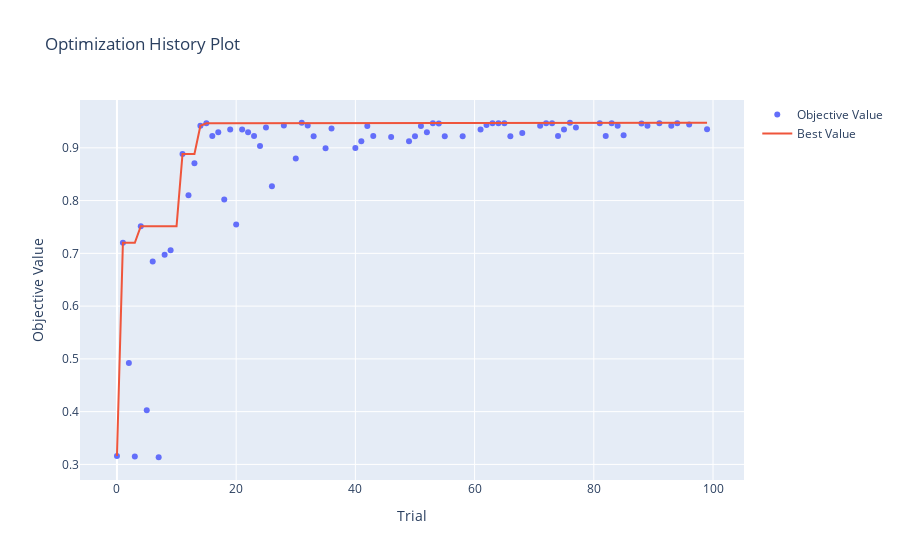
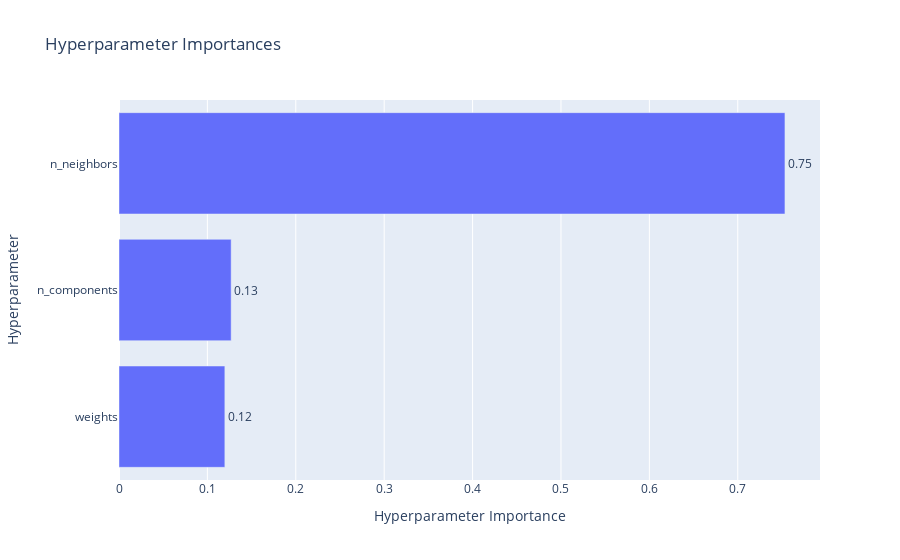
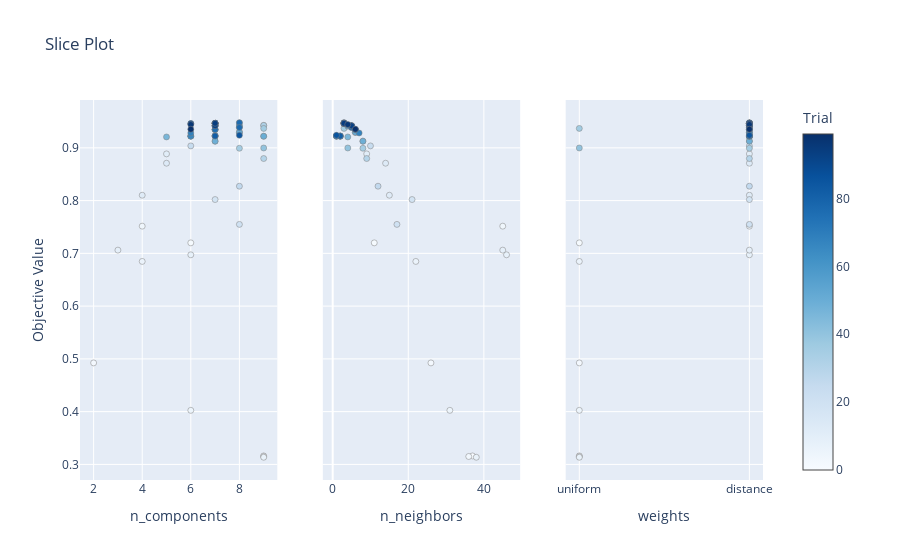

Notebook cell for these charts, in order:
### Code cell
# Create a study object with a pruner
pruner = optuna.pruners.MedianPruner(n_startup_trials=10)
study = optuna.create_study(direction="maximize", pruner=pruner)

# Optimize the objective function
study.optimize(objective, n_trials=100)

print("Best hyperparameters:", study.best_params)
print("Best value:", study.best_value)

# Evaluate on the validation set
X_test_scaled = best_scaler.transform(X_test)
X_test_scaled = best_pca.transform(X_test_scaled)
y_test_pred = best_model.predict(X_test_scaled)
test_accuracy = accuracy_score(y_test, y_test_pred)
print(f'accuracy on test set:{test_accuracy}')

# Optional: Visualize optimization results
vis.plot_optimization_history(study).show()
vis.plot_param_importances(study).show()
vis.plot_slice(study).show()

### Figure 1 — Plotly figure (JSON) as saved in the notebook; plotly's stock layout.template omitted (floating-point values rounded to 4 significant figures)
{"data": [{"mode": "markers", "name": "Objective Value", "type": "scatter", "x": [0, 1, 2, 3, 4, 5, 6, 7, 8, 9, 11, 12, 13, 14, 15, 16, 17, 18, 19, 20, 21, 22, 23, 24, 25, 26, 28, 30, 31, 32, 33, 35, 36, 40, 41, 42, 43, 46, 49, 50, 51, 52, 53, 54, 55, 58, 61, 62, 63, 64, 65, 66, 68, 71, 72, 73, 74, 75, 76, 77, 81, 82, 83, 84, 85, 88, 89, 91, 93, 94, 96, 99], "y": [0.3161, 0.7199, 0.4924, 0.315, 0.7515, 0.4025, 0.6847, 0.3136, 0.6972, 0.7061, 0.8885, 0.8102, 0.8709, 0.9418, 0.9465, 0.9225, 0.9294, 0.802, 0.9345, 0.7549, 0.9345, 0.9294, 0.9225, 0.9036, 0.9386, 0.8273, 0.9425, 0.8797, 0.9475, 0.9425, 0.922, 0.8992, 0.9368, 0.8997, 0.9126, 0.9413, 0.9225, 0.9206, 0.9126, 0.922, 0.9413, 0.9294, 0.9465, 0.9459, 0.9222, 0.9222, 0.9345, 0.9434, 0.9465, 0.9465, 0.9465, 0.9222, 0.9281, 0.9418, 0.9465, 0.9465, 0.9225, 0.9345, 0.9475, 0.9386, 0.9465, 0.9225, 0.9465, 0.9418, 0.9238, 0.9459, 0.9418, 0.9465, 0.9418, 0.9465, 0.9442, 0.9353]}, {"mode": "lines", "name": "Best Value", "type": "scatter", "x": [0, 1, 2, 3, 4, 5, 6, 7, 8, 9, 10, 11, 12, 13, 14, 15, 16, 17, 18, 19, 20, 21, 22, 23, 24, 25, 26, 27, 28, 29, 30, 31, 32, 33, 34, 35, 36, 37, 38, 39, 40, 41, 42, 43, 44, 45, 46, 47, 48, 49, 50, 51, 52, 53, 54, 55, 56, 57, 58, 59, 60, 61, 62, 63, 64, 65, 66, 67, 68, 69, 70, 71, 72, 73, 74, 75, 76, 77, 78, 79, 80, 81, 82, 83, 84, 85, 86, 87, 88, 89, 90, 91, 92, 93, 94, 95, 96, 97, 98, 99], "y": [0.3161, 0.7199, 0.7199, 0.7199, 0.7515, 0.7515, 0.7515, 0.7515, 0.7515, 0.7515, 0.7515, 0.8885, 0.8885, 0.8885, 0.9418, 0.9465, 0.9465, 0.9465, 0.9465, 0.9465, 0.9465, 0.9465, 0.9465, 0.9465, 0.9465, 0.9465, 0.9465, 0.9465, 0.9465, 0.9465, 0.9465, 0.9475, 0.9475, 0.9475, 0.9475, 0.9475, 0.9475, 0.9475, 0.9475, 0.9475, 0.9475, 0.9475, 0.9475, 0.9475, 0.9475, 0.9475, 0.9475, 0.9475, 0.9475, 0.9475, 0.9475, 0.9475, 0.9475, 0.9475, 0.9475, 0.9475, 0.9475, 0.9475, 0.9475, 0.9475, 0.9475, 0.9475, 0.9475, 0.9475, 0.9475, 0.9475, 0.9475, 0.9475, 0.9475, 0.9475, 0.9475, 0.9475, 0.9475, 0.9475, 0.9475, 0.9475, 0.9475, 0.9475, 0.9475, 0.9475, 0.9475, 0.9475, 0.9475, 0.9475, 0.9475, 0.9475, 0.9475, 0.9475, 0.9475, 0.9475, 0.9475, 0.9475, 0.9475, 0.9475, 0.9475, 0.9475, 0.9475, 0.9475, 0.9475, 0.9475]}, {"marker": {"color": "#cccccc"}, "mode": "markers", "name": "Infeasible Trial", "showlegend": false, "type": "scatter", "x": [], "y": []}], "layout": {"title": {"text": "Optimization History Plot"}, "xaxis": {"title": {"text": "Trial"}}, "yaxis": {"title": {"text": "Objective Value"}}}}

### Figure 2 — Plotly figure (JSON) as saved in the notebook; plotly's stock layout.template omitted (floating-point values rounded to 4 significant figures)
{"data": [{"cliponaxis": false, "hovertemplate": ["weights (CategoricalDistribution): 0.11974453024764027<extra></extra>", "n_components (IntDistribution): 0.12687191861269664<extra></extra>", "n_neighbors (IntDistribution): 0.7533835511396632<extra></extra>"], "name": "Objective Value", "orientation": "h", "text": ["0.12", "0.13", "0.75"], "textposition": "outside", "type": "bar", "x": [0.1197, 0.1269, 0.7534], "y": ["weights", "n_components", "n_neighbors"]}], "layout": {"title": {"text": "Hyperparameter Importances"}, "xaxis": {"title": {"text": "Hyperparameter Importance"}}, "yaxis": {"title": {"text": "Hyperparameter"}}}}

### Figure 3 — Plotly figure (JSON) as saved in the notebook; plotly's stock layout.template omitted (floating-point values rounded to 4 significant figures)
{"data": [{"marker": {"color": [0, 1, 2, 3, 4, 5, 6, 7, 8, 9, 11, 12, 13, 14, 15, 16, 17, 18, 19, 20, 21, 22, 23, 24, 25, 26, 28, 30, 31, 32, 33, 35, 36, 40, 41, 42, 43, 46, 49, 50, 51, 52, 53, 54, 55, 58, 61, 62, 63, 64, 65, 66, 68, 71, 72, 73, 74, 75, 76, 77, 81, 82, 83, 84, 85, 88, 89, 91, 93, 94, 96, 99], "colorbar": {"title": {"text": "Trial"}, "x": 1, "xpad": 40}, "colorscale": [[0, "rgb(247,251,255)"], [0.125, "rgb(222,235,247)"], [0.25, "rgb(198,219,239)"], [0.375, "rgb(158,202,225)"], [0.5, "rgb(107,174,214)"], [0.625, "rgb(66,146,198)"], [0.75, "rgb(33,113,181)"], [0.875, "rgb(8,81,156)"], [1, "rgb(8,48,107)"]], "line": {"color": "Grey", "width": 0.5}, "showscale": true}, "mode": "markers", "name": "Feasible Trial", "showlegend": false, "type": "scatter", "x": [9, 6, 2, 9, 4, 6, 4, 9, 6, 3, 5, 4, 5, 7, 7, 7, 8, 7, 7, 8, 7, 8, 7, 6, 8, 8, 9, 9, 8, 9, 9, 8, 9, 9, 7, 8, 7, 5, 7, 9, 8, 8, 7, 6, 6, 6, 7, 7, 7, 7, 7, 6, 6, 7, 7, 7, 7, 7, 8, 8, 7, 7, 7, 7, 8, 6, 7, 7, 7, 7, 6, 6], "xaxis": "x", "y": [0.3161, 0.7199, 0.4924, 0.315, 0.7515, 0.4025, 0.6847, 0.3136, 0.6972, 0.7061, 0.8885, 0.8102, 0.8709, 0.9418, 0.9465, 0.9225, 0.9294, 0.802, 0.9345, 0.7549, 0.9345, 0.9294, 0.9225, 0.9036, 0.9386, 0.8273, 0.9425, 0.8797, 0.9475, 0.9425, 0.922, 0.8992, 0.9368, 0.8997, 0.9126, 0.9413, 0.9225, 0.9206, 0.9126, 0.922, 0.9413, 0.9294, 0.9465, 0.9459, 0.9222, 0.9222, 0.9345, 0.9434, 0.9465, 0.9465, 0.9465, 0.9222, 0.9281, 0.9418, 0.9465, 0.9465, 0.9225, 0.9345, 0.9475, 0.9386, 0.9465, 0.9225, 0.9465, 0.9418, 0.9238, 0.9459, 0.9418, 0.9465, 0.9418, 0.9465, 0.9442, 0.9353], "yaxis": "y"}, {"marker": {"color": [0, 1, 2, 3, 4, 5, 6, 7, 8, 9, 11, 12, 13, 14, 15, 16, 17, 18, 19, 20, 21, 22, 23, 24, 25, 26, 28, 30, 31, 32, 33, 35, 36, 40, 41, 42, 43, 46, 49, 50, 51, 52, 53, 54, 55, 58, 61, 62, 63, 64, 65, 66, 68, 71, 72, 73, 74, 75, 76, 77, 81, 82, 83, 84, 85, 88, 89, 91, 93, 94, 96, 99], "colorbar": {"title": {"text": "Trial"}, "x": 1, "xpad": 40}, "colorscale": [[0, "rgb(247,251,255)"], [0.125, "rgb(222,235,247)"], [0.25, "rgb(198,219,239)"], [0.375, "rgb(158,202,225)"], [0.5, "rgb(107,174,214)"], [0.625, "rgb(66,146,198)"], [0.75, "rgb(33,113,181)"], [0.875, "rgb(8,81,156)"], [1, "rgb(8,48,107)"]], "line": {"color": "Grey", "width": 0.5}, "showscale": false}, "mode": "markers", "name": "Feasible Trial", "showlegend": false, "type": "scatter", "x": [37, 11, 26, 36, 45, 31, 22, 38, 46, 45, 9, 15, 14, 5, 3, 1, 6, 21, 6, 17, 6, 6, 2, 10, 5, 12, 4, 9, 3, 4, 2, 8, 3, 4, 8, 4, 1, 4, 8, 1, 4, 6, 3, 3, 2, 1, 6, 4, 3, 3, 3, 2, 7, 5, 3, 3, 1, 6, 3, 5, 3, 2, 3, 5, 1, 3, 5, 3, 5, 3, 4, 6], "xaxis": "x2", "y": [0.3161, 0.7199, 0.4924, 0.315, 0.7515, 0.4025, 0.6847, 0.3136, 0.6972, 0.7061, 0.8885, 0.8102, 0.8709, 0.9418, 0.9465, 0.9225, 0.9294, 0.802, 0.9345, 0.7549, 0.9345, 0.9294, 0.9225, 0.9036, 0.9386, 0.8273, 0.9425, 0.8797, 0.9475, 0.9425, 0.922, 0.8992, 0.9368, 0.8997, 0.9126, 0.9413, 0.9225, 0.9206, 0.9126, 0.922, 0.9413, 0.9294, 0.9465, 0.9459, 0.9222, 0.9222, 0.9345, 0.9434, 0.9465, 0.9465, 0.9465, 0.9222, 0.9281, 0.9418, 0.9465, 0.9465, 0.9225, 0.9345, 0.9475, 0.9386, 0.9465, 0.9225, 0.9465, 0.9418, 0.9238, 0.9459, 0.9418, 0.9465, 0.9418, 0.9465, 0.9442, 0.9353], "yaxis": "y2"}, {"marker": {"color": [0, 1, 2, 3, 4, 5, 6, 7, 8, 9, 11, 12, 13, 14, 15, 16, 17, 18, 19, 20, 21, 22, 23, 24, 25, 26, 28, 30, 31, 32, 33, 35, 36, 40, 41, 42, 43, 46, 49, 50, 51, 52, 53, 54, 55, 58, 61, 62, 63, 64, 65, 66, 68, 71, 72, 73, 74, 75, 76, 77, 81, 82, 83, 84, 85, 88, 89, 91, 93, 94, 96, 99], "colorbar": {"title": {"text": "Trial"}, "x": 1, "xpad": 40}, "colorscale": [[0, "rgb(247,251,255)"], [0.125, "rgb(222,235,247)"], [0.25, "rgb(198,219,239)"], [0.375, "rgb(158,202,225)"], [0.5, "rgb(107,174,214)"], [0.625, "rgb(66,146,198)"], [0.75, "rgb(33,113,181)"], [0.875, "rgb(8,81,156)"], [1, "rgb(8,48,107)"]], "line": {"color": "Grey", "width": 0.5}, "showscale": false}, "mode": "markers", "name": "Feasible Trial", "showlegend": false, "type": "scatter", "x": ["uniform", "uniform", "uniform", "uniform", "distance", "uniform", "uniform", "uniform", "distance", "distance", "distance", "distance", "distance", "distance", "distance", "distance", "distance", "distance", "distance", "distance", "distance", "distance", "distance", "distance", "distance", "distance", "distance", "distance", "distance", "distance", "distance", "distance", "uniform", "uniform", "distance", "distance", "distance", "distance", "distance", "distance", "distance", "distance", "distance", "distance", "distance", "distance", "distance", "distance", "distance", "distance", "distance", "distance", "distance", "distance", "distance", "distance", "distance", "distance", "distance", "distance", "distance", "distance", "distance", "distance", "distance", "distance", "distance", "distance", "distance", "distance", "distance", "distance"], "xaxis": "x3", "y": [0.3161, 0.7199, 0.4924, 0.315, 0.7515, 0.4025, 0.6847, 0.3136, 0.6972, 0.7061, 0.8885, 0.8102, 0.8709, 0.9418, 0.9465, 0.9225, 0.9294, 0.802, 0.9345, 0.7549, 0.9345, 0.9294, 0.9225, 0.9036, 0.9386, 0.8273, 0.9425, 0.8797, 0.9475, 0.9425, 0.922, 0.8992, 0.9368, 0.8997, 0.9126, 0.9413, 0.9225, 0.9206, 0.9126, 0.922, 0.9413, 0.9294, 0.9465, 0.9459, 0.9222, 0.9222, 0.9345, 0.9434, 0.9465, 0.9465, 0.9465, 0.9222, 0.9281, 0.9418, 0.9465, 0.9465, 0.9225, 0.9345, 0.9475, 0.9386, 0.9465, 0.9225, 0.9465, 0.9418, 0.9238, 0.9459, 0.9418, 0.9465, 0.9418, 0.9465, 0.9442, 0.9353], "yaxis": "y3"}], "layout": {"title": {"text": "Slice Plot"}, "xaxis": {"anchor": "y", "domain": [0, 0.2889], "title": {"text": "n_components"}}, "xaxis2": {"anchor": "y2", "domain": [0.3556, 0.6444], "title": {"text": "n_neighbors"}}, "xaxis3": {"anchor": "y3", "categoryarray": ["uniform", "distance"], "categoryorder": "array", "domain": [0.7111, 1], "title": {"text": "weights"}, "type": "category"}, "yaxis": {"anchor": "x", "domain": [0, 1], "title": {"text": "Objective Value"}}, "yaxis2": {"anchor": "x2", "domain": [0, 1], "matches": "y", "showticklabels": false}, "yaxis3": {"anchor": "x3", "domain": [0, 1], "matches": "y", "showticklabels": false}}}
